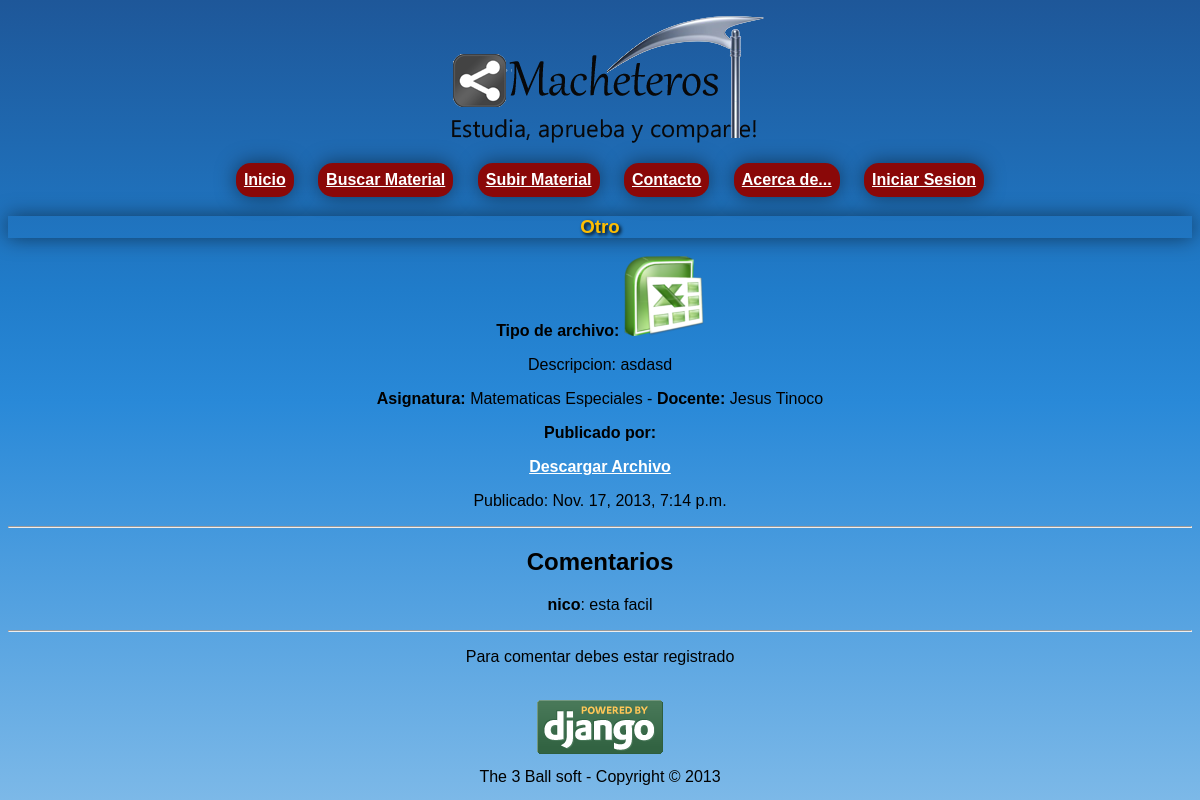
The page /material/3 on the database its author committed.
### macheteros/apps/gestion_material/models.py (models this page shows, shortened)
class Entrada(models.Model):
	Curso = models.ForeignKey(Curso)
	Usuario = models.ForeignKey(Perfil)
	Archivo = models.ForeignKey(Archivo)
	Titulo = models.CharField(max_length=150)
	Descripcion = models.TextField()
	Fecha = models.DateTimeField()
	Puntuacion = models.IntegerField(max_length=10, default=0)

class Curso(models.Model):
	Asignatura = models.ForeignKey(Asignatura)
	Docente = models.ForeignKey(Docente)
	Periodo = models.ForeignKey(Periodo)

class Asignatura(models.Model):
	nombre = models.CharField(max_length=150, null=False, unique=True)

class Docente(models.Model):
	Nombre = models.CharField(max_length=150)
	Apellido = models.CharField(max_length=150)

class Comentario_entrada(models.Model):
	Comentario = models.ForeignKey(Comentario)
	Entrada = models.ForeignKey(Entrada)

class Comentario(models.Model):
	Usuario = models.ForeignKey(Perfil)
	Comentario = models.TextField()
	Fecha = models.DateTimeField()

class Perfil(models.Model):
	ESTUDIANTE = "EST"
	DOCENTE = "DOC"
	TIPOS_DE_USUARIO = (
		(ESTUDIANTE, "Estudiante"),
		(DOCENTE, "Docente"),
	)
	Usuario= models.ForeignKey(User, unique=True)
	TipoDeUsuario =  models.CharField(max_length=3, choices=TIPOS_DE_USUARIO, default=ESTUDIANTE)

### macheteros/apps/gestion_material/views.py (the view)
# urls.py: url(r'^material/(?P<id_material>\d+)$', 'detalle_material_view', name = 'vista_detalle_material'),
def detalle_material_view(request, id_material):
    dato = get_object_or_404(Entrada, pk=id_material)
    comentarios = Comentario_entrada.objects.filter(Entrada=dato)
    doc = dato.Archivo
    ruta = (File(doc.Archivo).name).split("/")
    if request.method == "POST":
    	formulario = comentarioForm(request.POST)
    	if formulario.is_valid() and request.user.is_authenticated():
    		c = Comentario()
    		c.Comentario = formulario.cleaned_data['Comentario']
    		c.Fecha = datetime.now()
    		c.Usuario = Perfil.objects.get(Usuario = request.user)
    		c.save()
    		ce = Comentario_entrada()
    		ce.Comentario = c
    		ce.Entrada = dato
    		ce.save()
    else:
    	formulario = comentarioForm()
    return render_to_response('gestion_material/detallematerial.html',{'entrada':dato,'comentarios':comentarios, 'form':formulario, 'namefile': ruta[len(ruta)-1]}, context_instance=RequestContext(request))

### macheteros/templates/gestion_material/detallematerial.html (shortened to what this page needs)
{% extends 'base.html' %}
{% block content %}
	{% if entrada %}
		<h1>{{ entrada.Titulo }}</h1>
		<div >
			{% if entrada.Archivo.Extension == '.jpg' or entrada.Archivo.Extension == '.png' or entrada.Archivo.Extension == '.gif' or entrada.Archivo.Extension == '.jpeg' %}
				<strong>Vista Previa: <br></strong>
	    		<img id="imagendetalle" src="/media/files/{{entrada.Archivo.Nombre}}{{entrada.Archivo.Extension}}" />
	    	{% elif entrada.Archivo.Extension == '.xls' or entrada.Archivo.Extension == '.xlsx'%}
	    		<strong>Tipo de archivo: </strong>
	    		<img src="/media/images/xlsicon.png"/>
	    	{% elif entrada.Archivo.Extension == '.doc' or entrada.Archivo.Extension == '.docx'%}
	    		<strong>Tipo de archivo: </strong>
	    		<img src="/media/images/docxicon2.png"/>
	    	{% elif entrada.Archivo.Extension == '.zip' or entrada.Archivo.Extension == '.rar'%}
	    		<strong>Tipo de archivo:</strong>
	    		<img src="/media/images/raricon.png"/>
	   		{% endif %}
		</div>
		<p>Descripcion: {{ entrada.Descripcion }}</p>
		<p><span><strong>Asignatura: </strong>{{entrada.Curso.Asignatura.nombre}}</span> -
		<span><strong>Docente: </strong>{{entrada.Curso.Docente.Nombre}} {{entrada.Curso.Docente.Apellido}}</span></p>
		<span><strong>Publicado por: {{ entrada.Usuario.Usuario.name }}</strong></span>
		<p><a href="{% url 'vista_descargar_material' entrada.id %}">Descargar Archivo</a></p>
		<p>Publicado: {{ entrada.Fecha }}	</p>
	<hr><h2>Comentarios</h2>
	{% if comentarios %}
		{% for i in comentarios %}
			<p><strong>{{ i.Comentario.Usuario.Usuario.username }}</strong>: {{ i.Comentario.Comentario }}</p>
		{% endfor%}
	{% else %}
		<p>No hay comentarios en esta entrada, se el primero en comentar</p>
	{% endif%}
	<hr>
	{% if user.is_authenticated %}
		<h3>Nuevo comentario</h3>
		<form action="{% url 'vista_detalle_material' entrada.id %}" method="POST">
			{% csrf_token %}
			{{form.as_p}}
			<input type="submit" value="Publicar">
		</form>
	{% else %}
		<p>Para comentar debes estar registrado</p>
	{% endif %}
	{% endif %}
{% endblock %}

### macheteros/media/css/estilo.css (style rules this page uses)
body { text-align: center; background: rgb(30,87,153); background: -moz-linear-gradient(top, rgba(30,87,153,1) 0%, rgba(32,124,202,1) 36%, rgba(41,137,216,1) 50%, rgba(125,185,232,1) 100%); background: -webkit-gradient(linear, left top, left bottom, color-stop(0%,rgba(30,87,153,1)), color-stop(36%,rgba(32,124,202,1)), color-stop(50%,rgba(41,137,216,1)), color-stop(100%,rgba(125,185,232,1))); background: -webkit-linear-gradient(top, rgba(30,87,153,1) 0%,rgba(32,124,202,1) 36%,rgba(41,137,216,1) 50%,rgba(125,185,232,1) 100%); background: -o-linear-gradient(top, rgba(30,87,153,1) 0%,rgba(32,124,202,1) 36%,rgba(41,137,216,1) 50%,rgba(125,185,232,1) 100%); background: -ms-linear-gradient(top, rgba(30,87,153,1) 0%,rgba(32,124,202,1) 36%,rgba(41,137,216,1) 50%,rgba(125,185,232,1) 100%); background: linear-gradient(to bottom, rgba(30,87,153,1) 0%,rgba(32,124,202,1) 36%,rgba(41,137,216,1) 50%,rgba(125,185,232,1) 100%); filter: progid:DXImageTransform.Microsoft.gradient( startColorstr='#1e5799', endColorstr='#7db9e8',GradientType=0 ); font-family: "Helvetica", Arial; }
a { color:#FFF; font-weight: bold; }
h1 { color: #FFBF00; text-shadow: 0.1em 0.1em 0.2em black }
section h1 { color: #FFBF00; box-shadow: 0px 0px 20px rgba(0,0,0,0.5); }

### rows shown on the page
Entrada: Titulo "Otro", Descripcion "asdasd", Curso.Asignatura.nombre "Matematicas Especiales", Curso.Docente.Nombre "Jesus", Curso.Docente.Apellido "Tinoco", Fecha "Nov. 17, 2013, 7:14 p.m."
Comentario_entrada: Comentario.Usuario.Usuario.username "nico", Comentario.Comentario "esta facil"
